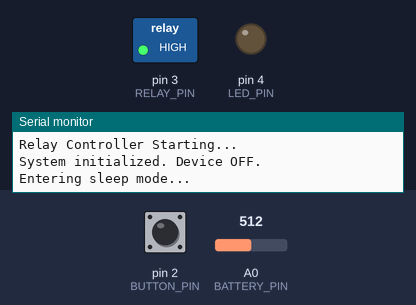
Bench run of a program on a simulated Arduino Pro Mini, built with avr-gcc and run on an emulated ATmega328P. On the bench: switched loads named in the program (green lamp = pin HIGH), output pins drawn as LEDs (lit = HIGH), the last lines printed to the serial monitor. Dashed ring = blinking. Inputs (shaded band) come from the test bench; at power-on: pin 2 (BUTTON_PIN) HIGH, A0 (BATTERY_PIN) = 512. Sleep ends after the set time or at an interrupt.

Above: at 5.0 s.
5.1 s: pin 2 (BUTTON_PIN) pulled LOW for 0.15 s
At 6.2 s:
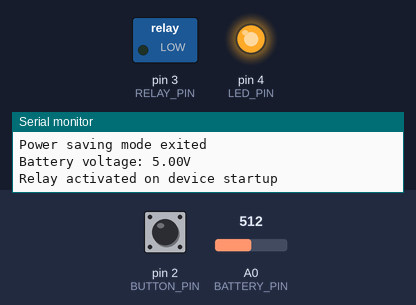
8.2 s: pin 2 (BUTTON_PIN) pulled LOW for 1 s
At 9.6 s:
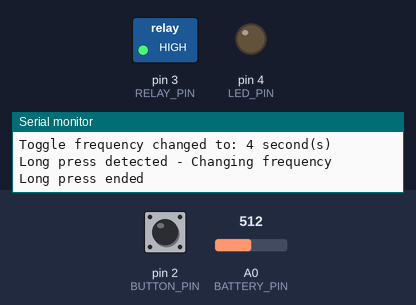
10.7 s: pin 2 (BUTTON_PIN) pulled LOW for 3.2 s
At 11.9 s:
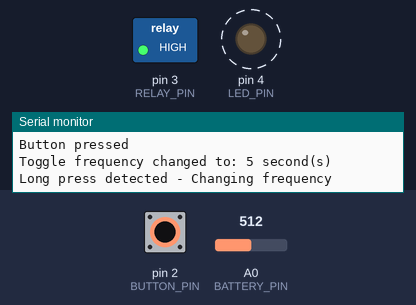
15.4 s: pin 2 (BUTTON_PIN) pulsed LOW 5 times (0.12 s each, 0.3 s apart)
Timing chart, 0 to 18.4 s (numbered marks = the images above; inputs shaded):
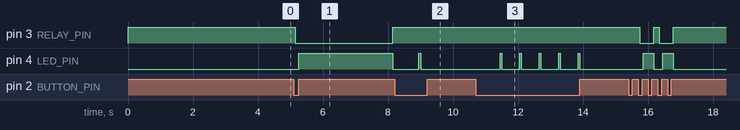

The program:

main.cpp
```cpp
#include <Arduino.h>
#include <avr/sleep.h>
#include <avr/power.h>

// Pin definitions
#define BUTTON_PIN 2       // Push button pin
#define RELAY_PIN 3        // Relay control pin
#define LED_PIN 4          // LED indicator pin
#define BATTERY_PIN A0     // Battery voltage monitoring pin

// Constants
#define DEBOUNCE_DELAY 50          // Button debounce delay in ms
#define LONG_PRESS_DURATION 600    // Duration for long press detection in ms
#define LOW_BATTERY_THRESHOLD 3.0  // Low battery threshold in volts
#define SERIAL_BAUD_RATE 115200    // Serial communication baud rate

// Variables for button state
volatile bool buttonInterruptFlag = false;  // Flag for interrupt
bool lastButtonState = HIGH;                // Previous button state (HIGH = not pressed)
bool currentButtonState = HIGH;             // Current button state
unsigned long lastDebounceTime = 0;         // Last time button state changed
unsigned long buttonPressTime = 0;          // When button was pressed
bool isLongPress = false;                   // Flag for long press detection
bool buttonReleased = true;                 // Flag to detect button release

// Variables for device state
bool deviceOn = false;                  // Device OFF initially
bool frequencyIncrementing = true;      // Direction of frequency change
unsigned int toggleFrequency = 3;       // Relay toggle frequency in seconds
unsigned long lastDeviceToggleTime = 0; // Last time device was toggled
unsigned long lastToggleTime = 0;       // Last time relay was toggled
bool relayState = HIGH;                 // Current relay state (LOW = relay energized/ON, HIGH = relay OFF)
bool lowBatteryDetected = false;        // Low battery flag
unsigned long lastBatteryCheckTime = 0; // Last battery check time
unsigned long lastBlinkTime = 0;        // For LED blinking
volatile bool wakeUpFlag = false;       // Flag to indicate waking from sleep

// Declarations
void toggleDevice(bool forceRelayActivation = false);
void toggleRelay();
void handleButton();
void changeFrequency();
void updateLEDIndicator();
void checkBatteryVoltage();
void enterPowerSavingMode();
void exitPowerSavingMode();

// Interrupt service routine - handle button presses for wakeups
void buttonISR() {
  buttonInterruptFlag = true;
  if (!deviceOn) {
    wakeUpFlag = true; // Set flag to indicate we're waking from sleep
  }
  sleep_disable(); // Wake up from sleep immediately
}


void setup() {
  // Initialize serial for debugging
  Serial.begin(SERIAL_BAUD_RATE);
  Serial.println(F("Relay Controller Starting..."));

  // Initialize pins
  pinMode(RELAY_PIN, OUTPUT);
  pinMode(LED_PIN, OUTPUT);
  pinMode(BUTTON_PIN, INPUT_PULLUP);
  pinMode(BATTERY_PIN, INPUT);

  // Initialize outputs - Start with device OFF
  digitalWrite(RELAY_PIN, HIGH);  // Relay is OFF when HIGH
  digitalWrite(LED_PIN, LOW);     // LED is OFF initially

  // Setup button interrupt
  attachInterrupt(digitalPinToInterrupt(BUTTON_PIN), buttonISR, FALLING);

  Serial.println(F("System initialized. Device OFF."));

  // Enter sleep mode immediately after initialization
  delay(100); // Delay for serial output to complete
  enterPowerSavingMode();
}

void loop() {
  // Check if woken up by interrupt
  if (buttonInterruptFlag) {
    delay(50);  // Another debounce
    buttonInterruptFlag = false;

    // If we were in sleep mode and this is a wake-up event
    if (wakeUpFlag) {
      wakeUpFlag = false;
      toggleDevice(true); // Force relay activation on wake-up
      delay(100); // Delay to stabilize
    }
  }

  // Process button input
  handleButton();

  // If device is on handle relay toggle and battery monitoring
  if (deviceOn) {
    // Check battery voltage every 60 seconds (ORIGINALLY 5s - that's what description says)
    if (millis() - lastBatteryCheckTime >= 60000) {
      checkBatteryVoltage();
      lastBatteryCheckTime = millis();
    }

    // Handle relay toggling based on frequency
    if (millis() - lastToggleTime >= (toggleFrequency * 1000)) {
      toggleRelay();
      lastToggleTime = millis();
    }

    // Handle LED indicators
    updateLEDIndicator();

  // If Device off, go to sleep
  } else {
    // Only enter sleep mode if device was toggled more than 500ms ago to avoid immediately going back to sleep after wakeup
    if (millis() - lastDeviceToggleTime > 500) {
      enterPowerSavingMode();
    }
  }
}

void handleButton() {
  // Read the button state
  int reading = digitalRead(BUTTON_PIN);

  // Check if button state changed
  if (reading != lastButtonState) {
    lastDebounceTime = millis();
  }

  // If button state is stable (debounced)
  if ((millis() - lastDebounceTime) > DEBOUNCE_DELAY) {
    // If button state has changed
    if (reading != currentButtonState) {
      currentButtonState = reading;

      // Button pressed (LOW when pressed due to INPUT_PULLUP)
      if (currentButtonState == LOW && buttonReleased) {
        buttonPressTime = millis();
        buttonReleased = false;
        isLongPress = false;

        Serial.println(F("Button pressed"));
      }

      // Button released
      else if (currentButtonState == HIGH && !buttonReleased) {
        // Check if it was a short press (for toggling device ON/OFF)
        if (!isLongPress && (millis() - buttonPressTime < LONG_PRESS_DURATION) && !wakeUpFlag) {
          toggleDevice();
          Serial.println(F("Short press detected - Toggling device"));
        } else {
          Serial.println(F("Long press ended"));
        }

        buttonReleased = true;
        isLongPress = false;
      }
    }
  }

  // Check for long press (for changing frequency)
  if (currentButtonState == LOW && !buttonReleased && !isLongPress) {
    if (millis() - buttonPressTime >= LONG_PRESS_DURATION) {
      isLongPress = true;
      changeFrequency();
      Serial.println(F("Long press detected - Changing frequency"));
    }
  }

  // Continue to change frequency with button is held
  if (isLongPress && (millis() - buttonPressTime) % LONG_PRESS_DURATION == 0) {
    changeFrequency();
  }

  lastButtonState = reading;
}

// Toggle device state (ON/OFF)
void toggleDevice(bool forceRelayActivation) {
  lastDeviceToggleTime = millis();

  deviceOn = !deviceOn;

  if (deviceOn) {
    Serial.println(F("Device turned ON"));

    // Exit power saving mode
    exitPowerSavingMode();

    // Reset timers
    lastBatteryCheckTime = millis();
    checkBatteryVoltage(); // Check battery right away

    // Handle relay state on turn-on
    if (forceRelayActivation) {
      // Immediately activate relay when turning on
      relayState = LOW; // LOW = relay ON
      digitalWrite(RELAY_PIN, relayState);
      Serial.println(F("Relay activated on device startup"));
    } else {
      // Start with relay off, will toggle according to timing
      relayState = HIGH; // HIGH = relay OFF
      digitalWrite(RELAY_PIN, relayState);
    }

    // Reset toggle timer AFTER setting relay state
    lastToggleTime = millis();

  } else {
    Serial.println(F("Device turned OFF"));

    // Turn off relay and LED when device is off
    relayState = HIGH;  // HIGH = relay OFF
    digitalWrite(RELAY_PIN, HIGH);
    digitalWrite(LED_PIN, LOW);

    Serial.println(F("Relay forced OFF"));
  }
}

void changeFrequency() {
  // Flash LED to indicate frequency change
  digitalWrite(LED_PIN, LOW);
  delay(50);
  digitalWrite(LED_PIN, HIGH);
  delay(50);
  digitalWrite(LED_PIN, LOW);

  // Change frequency value (cycling between 1 and 10)
  if (frequencyIncrementing) {
    toggleFrequency++;
    if (toggleFrequency >= 10) {
      frequencyIncrementing = false;
    }
  } else {
    toggleFrequency--;
    if (toggleFrequency <= 1) {
      frequencyIncrementing = true;
    }
  }

  Serial.print(F("Toggle frequency changed to: "));
  Serial.print(toggleFrequency);
  Serial.println(F(" second(s)"));
}

void toggleRelay() {
  // Toggle relay state (HIGH = relay OFF, LOW = relay ON)
  relayState = !relayState;
  digitalWrite(RELAY_PIN, relayState);

  Serial.print(F("Relay toggled to: "));
  Serial.println(relayState ? F("OFF (Open)") : F("ON (Closed)"));
}

void updateLEDIndicator() {
  // Handle low battery blinking
  if (lowBatteryDetected) {
    // Quick blinking for low battery (200ms on, 200ms off)
    if (millis() - lastBlinkTime >= 200) {
      digitalWrite(LED_PIN, !digitalRead(LED_PIN));
      lastBlinkTime = millis();
    }
  } else {
    // LED follows relay state (LED is ON when relay is ON)
    digitalWrite(LED_PIN, !relayState);
  }
}

void checkBatteryVoltage() {
  // Read battery voltage
  int rawValue = analogRead(BATTERY_PIN);

  // Calculate voltage (with voltage divider factor of 2 - 100k/100k ohm divider)
  float voltage = ((rawValue / 1023.0) * 5.0) * 2;

  Serial.print(F("Battery voltage: "));
  Serial.print(voltage, 2);
  Serial.println(F("V"));

  // Check if battery is low
  if (voltage < LOW_BATTERY_THRESHOLD) {
    if (!lowBatteryDetected) {
      Serial.println(F("WARNING: Low battery detected!"));
      lowBatteryDetected = true;
    }
  } else {
    if (lowBatteryDetected) {
      Serial.println(F("Battery level normal"));
      lowBatteryDetected = false;
    }
  }
}

void enterPowerSavingMode() {
  Serial.println(F("Entering sleep mode..."));
  delay(100); // Give serial time to send

  // Disable ADC to save power
  ADCSRA &= ~(1 << ADEN);

  // Configure sleep mode
  set_sleep_mode(SLEEP_MODE_PWR_DOWN);

  // Enable sleep mode
  sleep_enable();

  // Put the device to sleep
  sleep_mode();

  // Code execution continues here after wake-up

  // Disable sleep mode after waking up
  sleep_disable();

  Serial.println(F("Woke up from sleep mode"));
}

void exitPowerSavingMode() {
  // Re-enable ADC
  ADCSRA |= (1 << ADEN);

  Serial.println(F("Power saving mode exited"));
}
```

Measured:
- after the input at 5.1 s, pin 3 (RELAY_PIN): HIGH → LOW after 0.05 s, → HIGH 3.0 s later; pin 4 (LED_PIN): LOW → HIGH after 0.15 s, → LOW 2.9 s later
- after the input at 8.2 s, pin 4 (LED_PIN): LOW → HIGH after 0.75 s, → LOW 0.05 s later
- after the input at 10.7 s, pin 3 (RELAY_PIN): stays HIGH (without the input it goes to LOW after 1.5 s)
